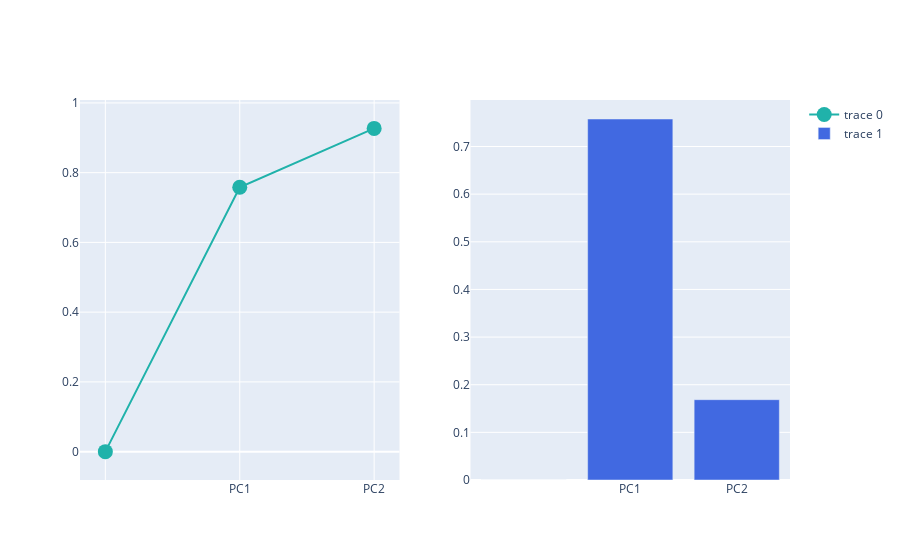

The cell this chart's notebook holds for it:
### Code cell
# Explained variance + cumulative variance (Separate Plot)

from plotly.subplots import make_subplots
import plotly.graph_objects as go

fig = make_subplots(rows=1, cols=2)

fig.add_trace(
    go.Scatter(
        x=df_explained_variance['PC'],
        y=df_explained_variance['Cumulative Variance'],
        marker=dict(size=15, color='LightSeaGreen')
    ), row=1, col=1
)

fig.add_trace(
    go.Bar(
        x=df_explained_variance['PC'],
        y=df_explained_variance['Explained Variance'],
        marker=dict(color='RoyalBlue')
    ), row=1, col=2
)

fig.show()

### Figure 1 — Plotly figure (JSON) as saved in the notebook; plotly's stock layout.template omitted (floating-point values rounded to 4 significant figures)
{"data": [{"marker": {"color": "LightSeaGreen", "size": 15}, "type": "scatter", "x": ["", "PC1", "PC2"], "xaxis": "x", "y": [0, 0.758, 0.927], "yaxis": "y"}, {"marker": {"color": "RoyalBlue"}, "type": "bar", "x": ["", "PC1", "PC2"], "xaxis": "x2", "y": [0, 0.7578, 0.1686], "yaxis": "y2"}], "layout": {"xaxis": {"anchor": "y", "domain": [0, 0.45]}, "xaxis2": {"anchor": "y2", "domain": [0.55, 1]}, "yaxis": {"anchor": "x", "domain": [0, 1]}, "yaxis2": {"anchor": "x2", "domain": [0, 1]}}}
